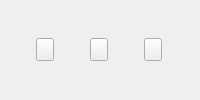
<?xml version="1.0" encoding="UTF-8"?>
<ui version="4.0">
 <class>OverListButtonWidget</class>
 <widget class="QWidget" name="OverListButtonWidget">
  <layout class="QHBoxLayout" name="horizontalLayout">
   <property name="spacing">
    <number>0</number>
   </property>
   <property name="margin">
    <number>0</number>
   </property>
   <item>
    <widget class="QToolButton" name="btnAdd">
     <property name="icon">
      <iconset resource="bibolamazi_res.qrc">
       <normaloff>:/pic/lstbtnadd.png</normaloff>:/pic/lstbtnadd.png</iconset>
     </property>
     <property name="iconSize">
      <size>
       <width>10</width>
       <height>16</height>
      </size>
     </property>
    </widget>
   </item>
   <item>
    <widget class="QToolButton" name="btnEdit">
     <property name="icon">
      <iconset resource="bibolamazi_res.qrc">
       <normaloff>:/pic/lstbtnedit.png</normaloff>:/pic/lstbtnedit.png</iconset>
     </property>
     <property name="iconSize">
      <size>
       <width>10</width>
       <height>16</height>
      </size>
     </property>
    </widget>
   </item>
   <item>
    <widget class="QToolButton" name="btnRemove">
     <property name="icon">
      <iconset resource="bibolamazi_res.qrc">
       <normaloff>:/pic/lstbtnremove.png</normaloff>:/pic/lstbtnremove.png</iconset>
     </property>
     <property name="iconSize">
      <size>
       <width>10</width>
       <height>16</height>
      </size>
     </property>
    </widget>
   </item>
  </layout>
 </widget>
 <resources>
  <include location="bibolamazi_res.qrc"/>
 </resources>
 <connections/>
</ui>
